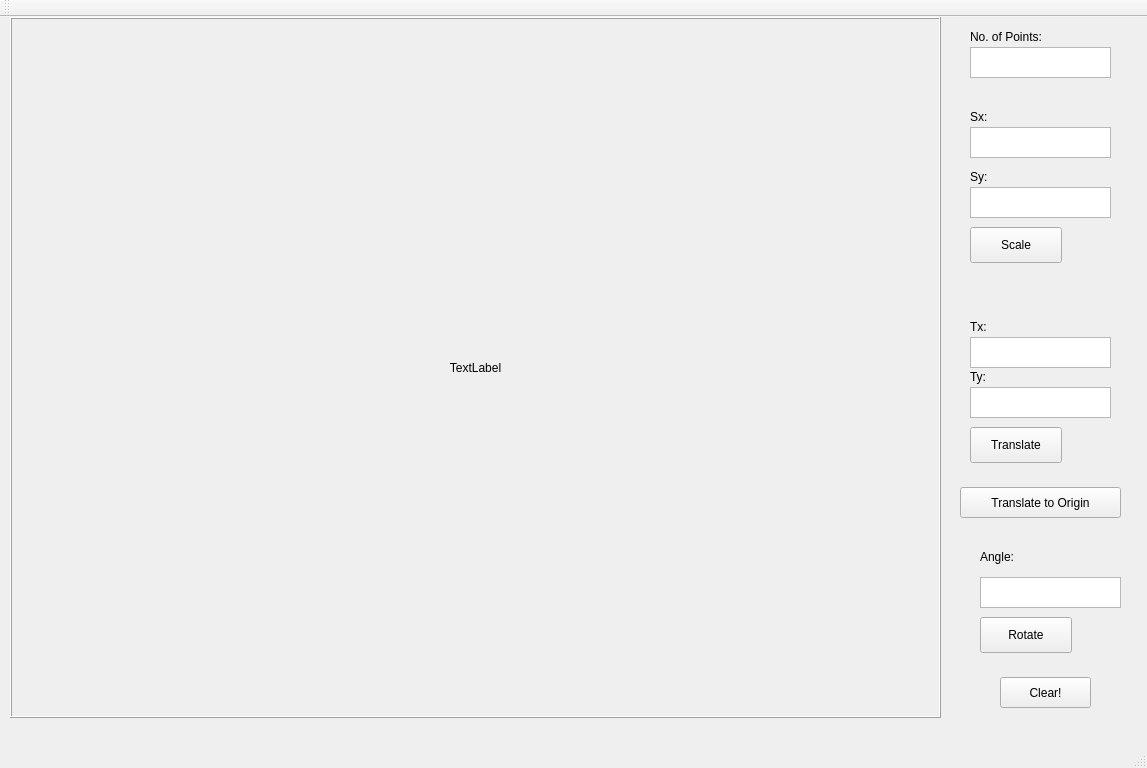
<?xml version="1.0" encoding="UTF-8"?>
<ui version="4.0">
 <class>MainWindow</class>
 <widget class="QMainWindow" name="MainWindow">
  <property name="geometry">
   <rect>
    <x>0</x>
    <y>0</y>
    <width>1147</width>
    <height>768</height>
   </rect>
  </property>
  <property name="windowTitle">
   <string>MainWindow</string>
  </property>
  <property name="tabShape">
   <enum>QTabWidget::Rounded</enum>
  </property>
  <widget class="QWidget" name="centralWidget">
   <widget class="QLabel" name="label">
    <property name="geometry">
     <rect>
      <x>10</x>
      <y>0</y>
      <width>931</width>
      <height>701</height>
     </rect>
    </property>
    <property name="cursor">
     <cursorShape>CrossCursor</cursorShape>
    </property>
    <property name="frameShape">
     <enum>QFrame::Box</enum>
    </property>
    <property name="frameShadow">
     <enum>QFrame::Raised</enum>
    </property>
    <property name="text">
     <string>TextLabel</string>
    </property>
    <property name="alignment">
     <set>Qt::AlignCenter</set>
    </property>
   </widget>
   <widget class="QLabel" name="label_2">
    <property name="geometry">
     <rect>
      <x>970</x>
      <y>10</y>
      <width>101</width>
      <height>20</height>
     </rect>
    </property>
    <property name="text">
     <string>No. of Points:</string>
    </property>
   </widget>
   <widget class="QTextEdit" name="textEdit">
    <property name="geometry">
     <rect>
      <x>970</x>
      <y>30</y>
      <width>141</width>
      <height>31</height>
     </rect>
    </property>
   </widget>
   <widget class="QLabel" name="label_3">
    <property name="geometry">
     <rect>
      <x>970</x>
      <y>90</y>
      <width>61</width>
      <height>20</height>
     </rect>
    </property>
    <property name="text">
     <string>Sx:</string>
    </property>
   </widget>
   <widget class="QLabel" name="label_4">
    <property name="geometry">
     <rect>
      <x>970</x>
      <y>150</y>
      <width>61</width>
      <height>20</height>
     </rect>
    </property>
    <property name="text">
     <string>Sy:</string>
    </property>
   </widget>
   <widget class="QTextEdit" name="textEdit_2">
    <property name="geometry">
     <rect>
      <x>970</x>
      <y>110</y>
      <width>141</width>
      <height>31</height>
     </rect>
    </property>
   </widget>
   <widget class="QTextEdit" name="textEdit_3">
    <property name="geometry">
     <rect>
      <x>970</x>
      <y>170</y>
      <width>141</width>
      <height>31</height>
     </rect>
    </property>
   </widget>
   <widget class="QPushButton" name="pushButton">
    <property name="geometry">
     <rect>
      <x>970</x>
      <y>210</y>
      <width>92</width>
      <height>36</height>
     </rect>
    </property>
    <property name="text">
     <string>Scale</string>
    </property>
   </widget>
   <widget class="QLabel" name="label_5">
    <property name="geometry">
     <rect>
      <x>970</x>
      <y>300</y>
      <width>31</width>
      <height>20</height>
     </rect>
    </property>
    <property name="text">
     <string>Tx:</string>
    </property>
   </widget>
   <widget class="QTextEdit" name="textEdit_4">
    <property name="geometry">
     <rect>
      <x>970</x>
      <y>320</y>
      <width>141</width>
      <height>31</height>
     </rect>
    </property>
   </widget>
   <widget class="QTextEdit" name="textEdit_5">
    <property name="geometry">
     <rect>
      <x>970</x>
      <y>370</y>
      <width>141</width>
      <height>31</height>
     </rect>
    </property>
   </widget>
   <widget class="QLabel" name="label_6">
    <property name="geometry">
     <rect>
      <x>970</x>
      <y>350</y>
      <width>31</width>
      <height>20</height>
     </rect>
    </property>
    <property name="text">
     <string>Ty:</string>
    </property>
   </widget>
   <widget class="QPushButton" name="pushButton_2">
    <property name="geometry">
     <rect>
      <x>970</x>
      <y>410</y>
      <width>92</width>
      <height>36</height>
     </rect>
    </property>
    <property name="text">
     <string>Translate</string>
    </property>
   </widget>
   <widget class="QPushButton" name="pushButton_3">
    <property name="geometry">
     <rect>
      <x>980</x>
      <y>600</y>
      <width>92</width>
      <height>36</height>
     </rect>
    </property>
    <property name="text">
     <string>Rotate</string>
    </property>
   </widget>
   <widget class="QLabel" name="label_7">
    <property name="geometry">
     <rect>
      <x>980</x>
      <y>530</y>
      <width>63</width>
      <height>20</height>
     </rect>
    </property>
    <property name="text">
     <string>Angle:</string>
    </property>
   </widget>
   <widget class="QTextEdit" name="textEdit_6">
    <property name="geometry">
     <rect>
      <x>980</x>
      <y>560</y>
      <width>141</width>
      <height>31</height>
     </rect>
    </property>
   </widget>
   <widget class="QPushButton" name="pushButton_4">
    <property name="geometry">
     <rect>
      <x>1000</x>
      <y>660</y>
      <width>91</width>
      <height>31</height>
     </rect>
    </property>
    <property name="text">
     <string>Clear!</string>
    </property>
   </widget>
   <widget class="QPushButton" name="pushButton_5">
    <property name="geometry">
     <rect>
      <x>960</x>
      <y>470</y>
      <width>161</width>
      <height>31</height>
     </rect>
    </property>
    <property name="text">
     <string>Translate to Origin</string>
    </property>
   </widget>
  </widget>
  <widget class="QMenuBar" name="menuBar">
   <property name="geometry">
    <rect>
     <x>0</x>
     <y>0</y>
     <width>1147</width>
     <height>22</height>
    </rect>
   </property>
  </widget>
  <widget class="QToolBar" name="mainToolBar">
   <attribute name="toolBarArea">
    <enum>TopToolBarArea</enum>
   </attribute>
   <attribute name="toolBarBreak">
    <bool>false</bool>
   </attribute>
  </widget>
  <widget class="QStatusBar" name="statusBar"/>
 </widget>
 <layoutdefault spacing="6" margin="11"/>
 <resources/>
 <connections/>
</ui>
